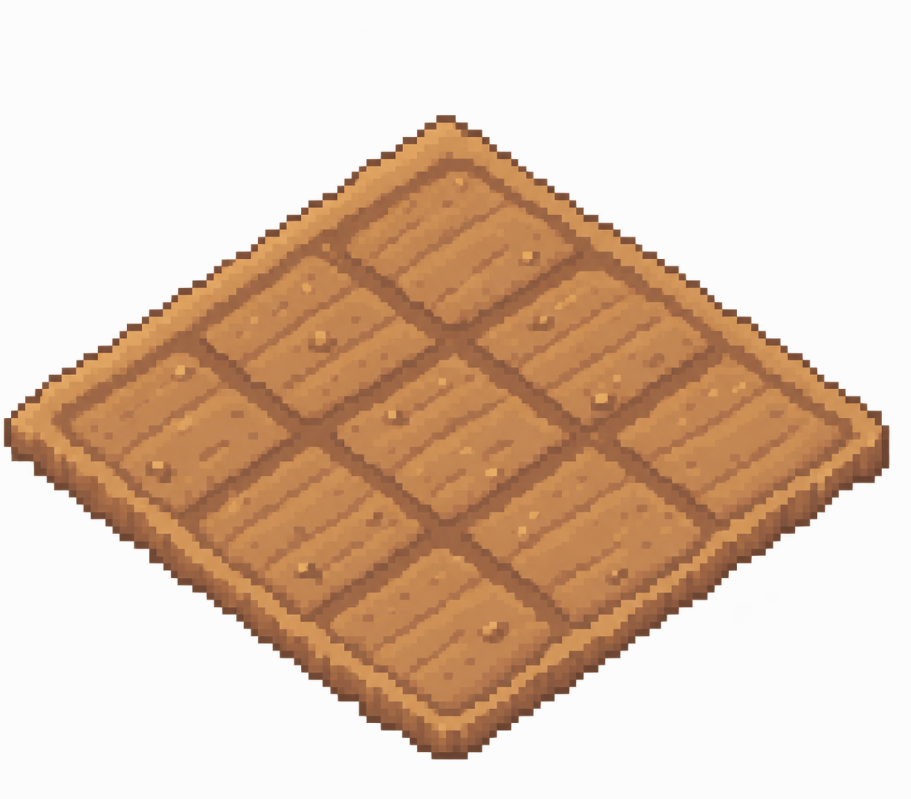
#> input picture 9023197a78e18cf96264fe5ff9fb5a15.png, 911 x 799 px, found by its file name
$ python cutout_field_userimg_v3.py
#> lines starting #> are read from the running program, lines starting #| are printed output that depends on the picture
# -*- coding: utf-8 -*-
"""v3: 先检查源图实际背景色值，再做抠图 + 微调 9 格位置"""
import os
from PIL import Image, ImageDraw

SRC_IMG = r"c:\Users\29948\Desktop\workbuddy\9023197a78e18cf96264fe5ff9fb5a15.png"
DST_IMG = r"c:\Users\29948\Desktop\workbuddy\yuji-app\assets\field\field-base-9grid.png"
DEBUG_IMG = r"c:\Users\29948\Desktop\workbuddy\yuji-app\assets\field\_debug_grid.png"

def inspect_bg(img):
    """检查四角和边框的像素颜色"""
    w, h = img.size
    px = img.load()
    print(f"  图像尺寸: {w}x{h}")
    corners = [
        ('左上', 0, 0),
        ('右上', w-1, 0),
        ('左下', 0, h-1),
        ('右下', w-1, h-1),
        ('上中', w//2, 0),
        ('下中', w//2, h-1),
        ('左中', 0, h//2),
        ('右中', w-1, h//2),
    ]
    bg_colors = []
    print("  背景采样 (角落/边框像素):")
    for name, x, y in corners:
        r,g,b,a = px[x,y]
        print(f"    {name} ({x:>3},{y:>3}): RGBA=({r},{g},{b},{a})")
        bg_colors.append((r,g,b))
    # 再取边框附近一些
    for step in [5, 10, 20, 50, 100]:
        for x, y in [(step, step), (w-1-step, step), (step, h-1-step), (w-1-step, h-1-step)]:
            r,g,b,a = px[x,y]
            bg_colors.append((r,g,b))
            if step == 5:
                print(f"    边缘 ({x:>3},{y:>3}): ({r},{g},{b},{a})")
    # 计算最小与最大通道值，确定抠图范围
    mins = [min(c[i] for c in bg_colors) for i in range(3)]
    maxs = [max(c[i] for c in bg_colors) for i in range(3)]
    print(f"  背景通道范围: R[{mins[0]}-{maxs[0]}], G[{mins[1]}-{maxs[1]}], B[{mins[2]}-{maxs[2]}]")
    return mins, maxs

def cutout_by_range(img, r_min, g_min, b_min):
    """把 RGB 都 >= 阈值 的像素当背景设为透明，带边缘渐变"""
    w, h = img.size
    px = img.load()
    tol_add = 10  # 在阈值之上加渐变带
    for y in range(h):
        for x in range(w):
            r, g, b, a = px[x, y]
            if a == 0: continue
            # 各通道与背景最低值的距离
            dr = r - r_min
            dg = g - g_min
            db = b - b_min
            d_min = min(dr, dg, db)
            if d_min < 0:
                continue  # 比背景最低值还低 → 不是背景
            if d_min <= tol_add:
                # 在渐变带：越小越透明
                ratio = d_min / tol_add if tol_add else 0
                # 越接近1越透明
                alpha = int(255 * (1 - ratio))
                if alpha == 0:
                    px[x, y] = (0, 0, 0, 0)
                else:
                    px[x, y] = (r, g, b, alpha)
            else:
                # 完全是背景
                px[x, y] = (0, 0, 0, 0)
    return img

def build_bbox(w, h):
    """根据调试图进一步微调 9 个中心 + 包围盒尺寸，让每块框精确贴合土壤内部（避开木框）"""
    # 调试图 v2 看起来各中心略偏上，且 tile 高度略大；让我按以下值微调：
    # 图中每块土壤在 x 方向（水平宽度）约 220-240；y 方向（垂直高度）约 85
    # 中心位置基于调试图视觉微调：
    centers = [
        (455, 246),   # 0 最顶端：原来238，往下+8
        (310, 332),   # 1 左上：+7
        (610, 332),   # 2 右上：+7
        (172, 433),   # 3 最左：cx-3, cy+13（调试图橙框略偏右略偏上）
        (455, 432),   # 4 正中：+12
        (753, 433),   # 5 最右：cx+3, cy+13
        (310, 538),   # 6 左下：cy+13
        (610, 538),   # 7 右下：cy+13
        (455, 638),   # 8 最底端：cy+18
    ]
    TW, TH = 230, 82  # 每格包围盒略收紧，避开木框
    plots = []
    for idx, (cx, cy) in enumerate(centers):
        x1 = int(cx - TW / 2)
        y1 = int(cy - TH / 2)
        x2 = int(cx + TW / 2)
        y2 = int(cy + TH / 2)
        plots.append({
            'idx': idx,
            'cx': cx, 'cy': cy,
            'x1': max(0, x1), 'y1': max(0, y1),
            'x2': min(w-1, x2), 'y2': min(h-1, y2),
        })
    return plots

def draw_debug(img, plots, out_path):
    img2 = img.copy()
    d = ImageDraw.Draw(img2)
    colors = ['red', 'green', 'blue', 'orange', 'purple', 'cyan', 'magenta', 'yellow', 'brown']
    for p in plots:
        color = colors[p['idx'] % len(colors)]
        d.rectangle([p['x1'], p['y1'], p['x2'], p['y2']], outline=color, width=3)
        cx, cy = p['cx'], p['cy']
        d.line([cx-12, cy, cx+12, cy], fill=color, width=2)
        d.line([cx, cy-12, cx, cy+12], fill=color, width=2)
        d.text((cx+6, cy-14), f"idx{p['idx']}", fill=color)
    img2.save(out_path)

def main():
    print("=" * 60)
    print("[1/4] 检查源图背景实际颜色")
    img = Image.open(SRC_IMG).convert("RGBA")
    w, h = img.size
#> w = 911; h = 799
    rng = inspect_bg(img)
#|   图像尺寸: 911x799
#> the loop in inspect_bg, `for name, x, y in corners:` made 8 passes
#|     左上 (  0,  0): RGBA=(252,252,252,255)
#|     右上 (910,  0): RGBA=(252,252,252,255)
#|     左下 (  0,798): RGBA=(252,252,252,255)
#|     右下 (910,798): RGBA=(252,252,252,255)
#|     上中 (455,  0): RGBA=(252,252,252,255)
#|     下中 (455,798): RGBA=(252,252,252,255)
#|     左中 (  0,399): RGBA=(252,252,252,255)
#|     右中 (910,399): RGBA=(252,252,252,255)
#> after the loop in inspect_bg, `for name, x, y in corners:`: bg_colors = [(252, 252, 252), (252, 252, 252), (252, 252, 252), (252, 252, 252), (252, 252, 252), (252, 252, 252), (252, 252, 252), (252, 252, 252)]
#> the loop in inspect_bg, `for step in [5, 10, 20, 50, 100]:` made 5 passes
#|     边缘 (  5,  5): (252,252,252,255)
#|     边缘 (905,  5): (252,252,252,255)
#|     边缘 (  5,793): (252,252,252,255)
#|     边缘 (905,793): (252,252,252,255)
#> after the loop in inspect_bg, `for step in [5, 10, 20, 50, 100]:`: bg_colors = 28 items, first 6: (252, 252, 252), (252, 252, 252), (252, 252, 252), (252, 252, 252), (252, 252, 252), (252, 252, 252)
#> in inspect_bg, `mins = [min(c[i] for c in bg_colors) for i in range(3)]`: mins = [252, 252, 252]
#|   背景通道范围: R[252-252], G[252-252], B[252-252]
#> rng = ([252, 252, 252], [252, 252, 252])
    r_min, g_min, b_min = rng[0]
#> r_min = 252; g_min = 252; b_min = 252
    print(f"  → 将以 R>={r_min}, G>={g_min}, B>={b_min} 判定为背景")
#|   → 将以 R>=252, G>=252, B>=252 判定为背景

    print("\n[2/4] 执行抠图")
    img = cutout_by_range(img, r_min, g_min, b_min)
    img.save(DST_IMG)
    px = img.load()
    trans = sum(1 for y in range(h) for x in range(w) if px[x, y][3] == 0)
#> trans = 0
    total = w * h
#> total = 727889
    print(f"  保存 → {os.path.basename(DST_IMG)}")
    print(f"  完全透明: {100*trans/total:.1f}%")
#|   完全透明: 0.0%
    semi = sum(1 for y in range(h) for x in range(w) if 0 < px[x,y][3] < 255)
#> semi = 0
    print(f"  半透明边缘: {100*semi/total:.1f}%")
#|   半透明边缘: 0.0%
    opaque = total - trans - semi
#> opaque = 727889
    print(f"  不透明主体: {100*opaque/total:.1f}%")
#|   不透明主体: 100.0%

    print("\n[3/4] 生成 9 宫格 bbox + 调试图")
    plots = build_bbox(w, h)
    for p in plots:
        pw = p['x2'] - p['x1'] + 1
        ph = p['y2'] - p['y1'] + 1
        print(f"  idx{p['idx']}: ({p['cx']},{p['cy']}) {pw}x{ph}")
    draw_debug(img, plots, DEBUG_IMG)
#> in draw_debug, `img2.save(out_path)`:
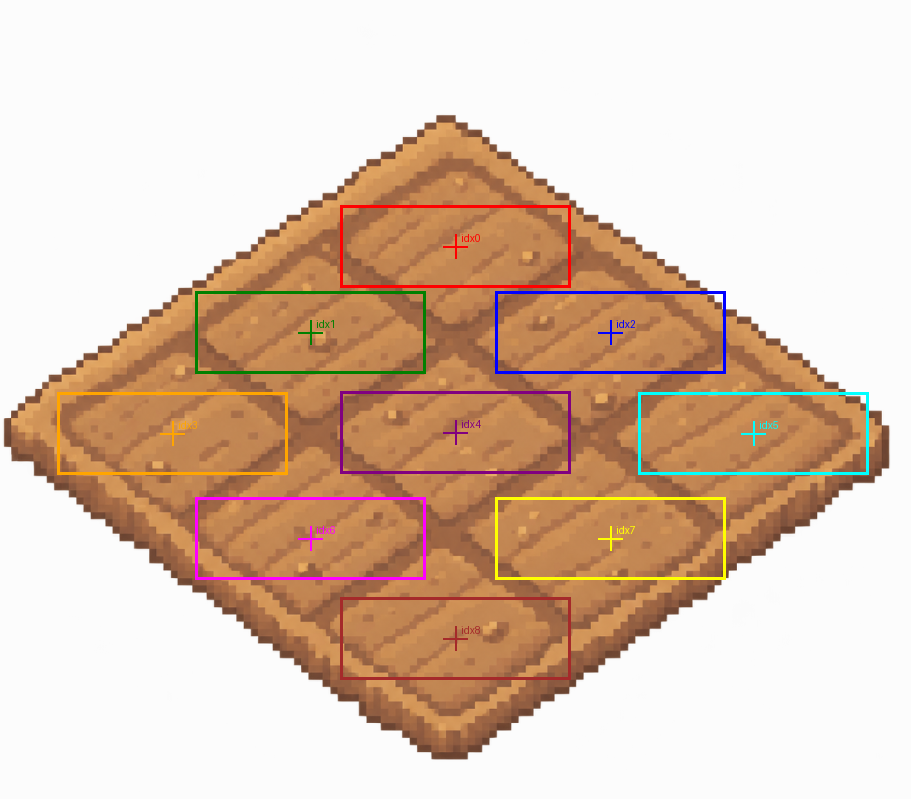
#> saved as _debug_grid.png: PIL image 911x799 RGBA; mean R, G, B, A 221.3, 196.6, 178.4, 255

    print("\n[4/4] 前端配置")
    target_h = 290
    scale = target_h / h
#> scale = 0.363
    new_w = int(round(w * scale))
#> new_w = 331
    new_h = target_h
    print(f"  scale={scale:.4f}  前端: {new_w}x{new_h}px")
#|   scale=0.3630  前端: 331x290px
    print()
    print("===== 复制使用 =====")
    print()
    print("[CSS tab3-garden.css .garden-plots]:")
    print(f"  width: {new_w}px;")
#|   width: 331px;
    print(f"  height: {new_h}px;")
    print(f"  top: 63%;")
    print(f"  transform: translate(-50%, 0);")
    print()
    print("[tab3.js]:")
    print(f"  const CONTAINER_W = {new_w};")
#|   const CONTAINER_W = 331;
    print(f"  const CONTAINER_H = {new_h};")
    print("  const PLOT_LAYOUT = [")
    tiles = []
    for p in plots:
        sl = round(p['x1'] * scale, 1)
        st = round(p['y1'] * scale, 1)
        sw = round((p['x2'] - p['x1'] + 1) * scale, 1)
        sh = round((p['y2'] - p['y1'] + 1) * scale, 1)
        tiles.append((sw, sh))
        print(f"    {{ left: {sl:>6.1f}, top: {st:>6.1f}, width: {sw:>5.1f}, height: {sh:>5.1f} }},  // idx {p['idx']}")
    print("  ];")
    print("  function plotPosition(idx) { return PLOT_LAYOUT[idx]; }")
    print()
    avg_w = sum(t[0] for t in tiles)/9
#> avg_w = 83.8
    avg_h = sum(t[1] for t in tiles)/9
#> avg_h = 30.1
    print(f"作物目标尺寸(平均田格 ~{avg_w:.0f}x{avg_h:.0f}px):")
#| 作物目标尺寸(平均田格 ~84x30px):
    cw = int(avg_w*0.86)
#> cw = 72
    print(f"  s1破土 {cw}x{int(avg_h*0.55)}")
#|   s1破土 72x16
    print(f"  s2生长 {cw}x{int(avg_h*1.0)}")
#|   s2生长 72x30
    print(f"  s3繁茂 {cw}x{int(avg_h*1.2)}")
#|   s3繁茂 72x36
    print(f"  s4将熟 {cw}x{int(avg_h*1.7)}")
#|   s4将熟 72x51
    print(f"  h1收获 {cw}x{int(avg_h*1.7)}")
#|   h1收获 72x51
    print(f"  生成建议: 统一透明画布 {cw}x{int(avg_h*1.7)}px, 底部对齐绘制")
#|   生成建议: 统一透明画布 72x51px, 底部对齐绘制

if __name__ == "__main__":
    main()

$ run again, with 0fec7c5343a0ffd1e1b1b98a49ed41e1.png copied over 9023197a78e18cf96264fe5ff9fb5a15.png
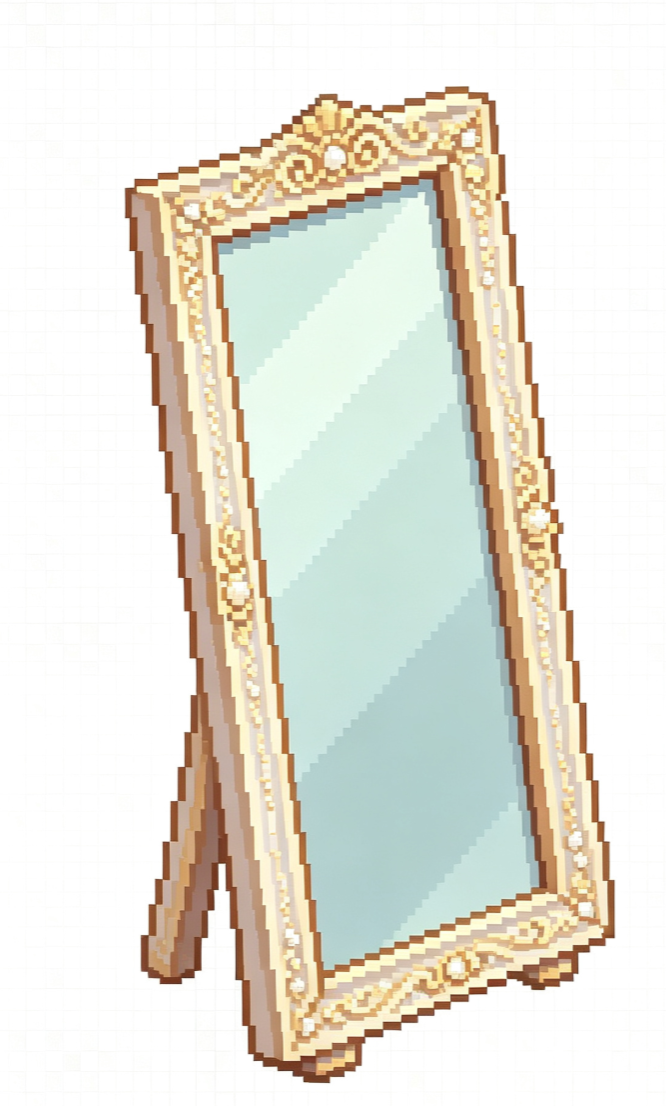
#> input picture 0fec7c5343a0ffd1e1b1b98a49ed41e1.png, 666 x 1106 px, found by its file name
#|   图像尺寸: 666x1106
#> the loop in inspect_bg, `for name, x, y in corners:` made 8 passes
#> (r, g, b) on passes 1 to 8: (255, 255, 255), (255, 255, 255), (255, 255, 255), (254, 254, 254), (255, 255, 255), (255, 255, 255), (255, 255, 255), (254, 254, 253)
#> (printed output is left out)
#> after the loop in inspect_bg, `for name, x, y in corners:`: bg_colors = [(255, 255, 255), (255, 255, 255), (255, 255, 255), (254, 254, 254), (255, 255, 255), (255, 255, 255), (255, 255, 255), (254, 254, 253)]
#> the loop in inspect_bg, `for step in [5, 10, 20, 50, 100]:` made 5 passes
#|     边缘 (  5,  5): (255,255,255,255)
#|     边缘 (660,  5): (255,255,255,255)
#|     边缘 (  5,1100): (255,255,255,255)
#|     边缘 (660,1100): (255,255,255,255)
#> after the loop in inspect_bg, `for step in [5, 10, 20, 50, 100]:`: bg_colors = 28 items, first 6: (255, 255, 255), (255, 255, 255), (255, 255, 255), (254, 254, 254), (255, 255, 255), (255, 255, 255)
#> mins = [252, 252, 250]
#> maxs = [255, 255, 255]
#|   背景通道范围: R[252-255], G[252-255], B[250-255]
#> rng = ([252, 252, 250], [255, 255, 255])
#> r_min = 252; b_min = 250
#|   → 将以 R>=252, G>=252, B>=250 判定为背景
#> trans = 0
#|   完全透明: 0.0%
#> semi = 356910
#|   半透明边缘: 48.5%
#> opaque = 379686
#|   不透明主体: 51.5%
#> in draw_debug, `img2.save(out_path)`:
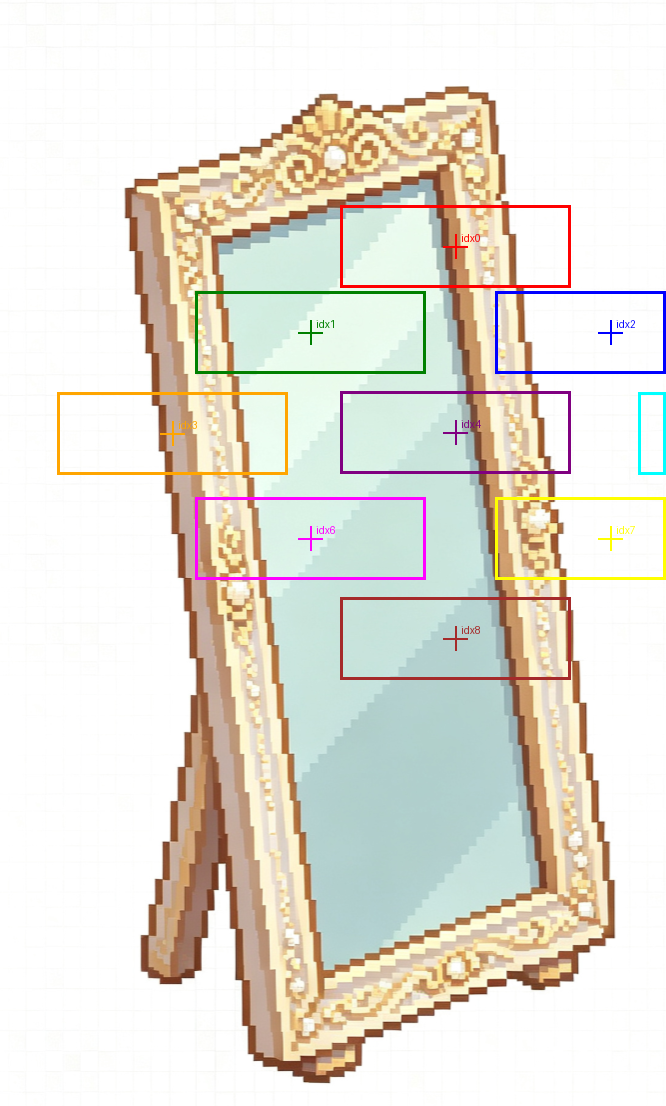
#> saved as _debug_grid.png: PIL image 666x1106 RGBA; mean R, G, B, A 229.1, 225.3, 215.2, 221.7; transparent parts drawn white
#|   scale=0.2622  前端: 175x290px
#|   width: 175px;
#|   const CONTAINER_W = 175;
#| 作物目标尺寸(平均田格 ~51x22px):
#|   s1破土 44x11
#|   s2生长 44x21
#|   s3繁茂 44x26
#|   s4将熟 44x37
#|   h1收获 44x37
#|   生成建议: 统一透明画布 44x37px, 底部对齐绘制

$ run again, with 141224c5184cc135a9346b19d165ee23.png copied over 9023197a78e18cf96264fe5ff9fb5a15.png
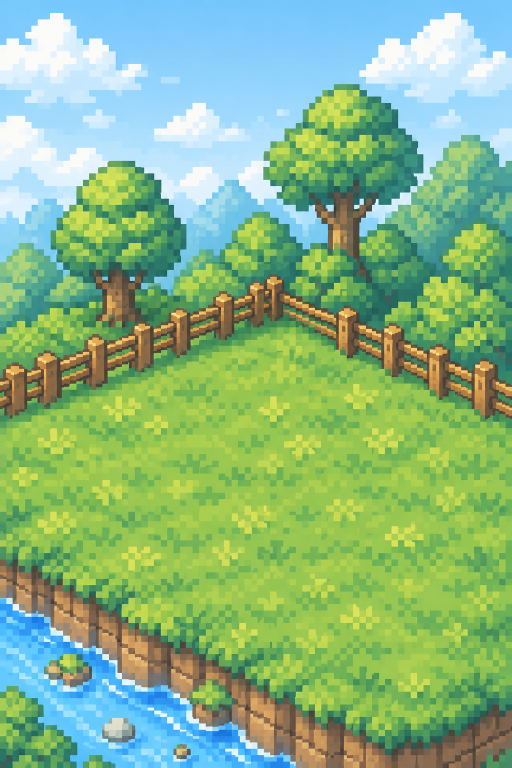
#> input picture 141224c5184cc135a9346b19d165ee23.png, 1024 x 1536 px, found by its file name (shown at 1/2 size)
#|   图像尺寸: 1024x1536
#> the loop in inspect_bg, `for name, x, y in corners:` made 8 passes
#> (r, g, b) on passes 1 to 8: (123, 196, 250), (120, 200, 250), (62, 94, 90), (77, 136, 104), (116, 199, 252), (92, 192, 252), (236, 189, 101), (64, 131, 97)
#> (printed output is left out)
#> after the loop in inspect_bg, `for name, x, y in corners:`: bg_colors = [(123, 196, 250), (120, 200, 250), (62, 94, 90), (77, 136, 104), (116, 199, 252), (92, 192, 252), (236, 189, 101), (64, 131, 97)]
#> the loop in inspect_bg, `for step in [5, 10, 20, 50, 100]:` made 5 passes
#|     边缘 (  5,  5): (118,201,253,255)
#|     边缘 (1018,  5): (119,202,254,255)
#|     边缘 (  5,1530): (55,97,90,255)
#|     边缘 (1018,1530): (67,139,102,255)
#> after the loop in inspect_bg, `for step in [5, 10, 20, 50, 100]:`: bg_colors = 28 items, first 6: (123, 196, 250), (120, 200, 250), (62, 94, 90), (77, 136, 104), (116, 199, 252), (92, 192, 252)
#> mins = [55, 84, 74]
#> maxs = [252, 251, 254]
#|   背景通道范围: R[55-252], G[84-251], B[74-254]
#> rng = ([55, 84, 74], [252, 251, 254])
#> r_min = 55; g_min = 84; b_min = 74
#|   → 将以 R>=55, G>=84, B>=74 判定为背景
#> in main, `img = cutout_by_range(img, r_min, g_min, b_min)`:
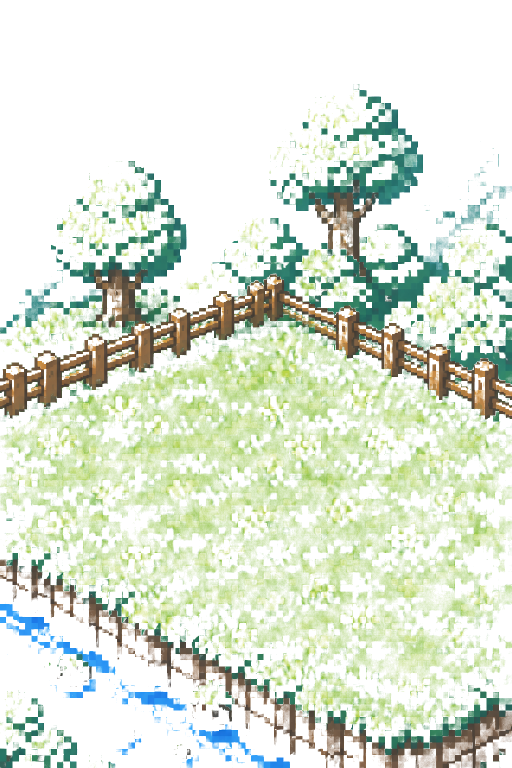
#> img: PIL image 1024x1536 RGBA (shown at 1/2 size); mean R, G, B, A 58.5, 76.7, 39.1, 63.5; transparent parts drawn white
#> trans = 852536
#|   完全透明: 54.2%
#> semi = 535728
#|   半透明边缘: 34.1%
#> opaque = 184600
#|   不透明主体: 11.7%
#> in draw_debug, `img2.save(out_path)`:
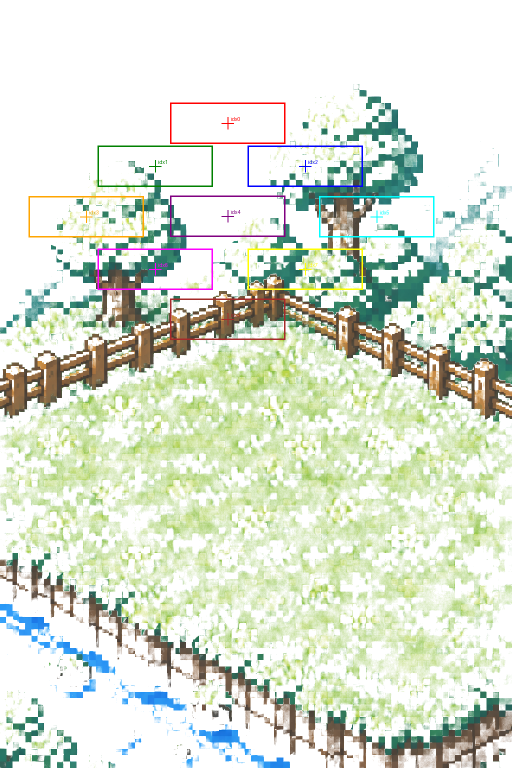
#> saved as _debug_grid.png: PIL image 1024x1536 RGBA (shown at 1/2 size); mean R, G, B, A 59.8, 77.3, 39.9, 65.6; transparent parts drawn white
#|   scale=0.1888  前端: 193x290px
#|   width: 193px;
#|   const CONTAINER_W = 193;
#| 作物目标尺寸(平均田格 ~44x16px):
#|   s1破土 37x8
#|   s2生长 37x15
#|   s3繁茂 37x18
#|   s4将熟 37x26
#|   h1收获 37x26
#|   生成建议: 统一透明画布 37x26px, 底部对齐绘制
